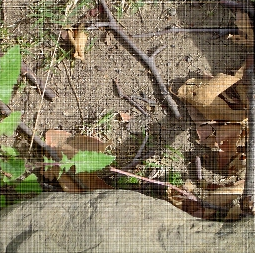
%> input picture 201501090/q3/twigs.png, 256 x 253 px
$ octave --eval "result = DenoiseImage('twigs.png');"   (GNU Octave 9; MATLAB toolbox functions it lacks are replaced by stand-ins)
%> lines starting %> are read from the running program, lines starting %| are printed output that depends on the picture
function image=DenoiseImage(file)
%> called with file = 'twigs.png'
im=imread('twigs.png');
%> im is the input picture: size 253x256x3 uint8; mean R, G, B 132.6, 121.1, 97.2
a=fftshift(fft2(im));
imshow(a);
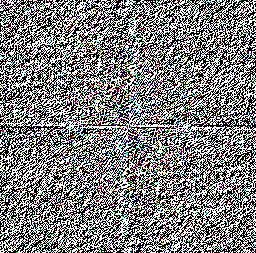
%> displayed picture: size 253x256x3, on the screen's scale of 0 to 255; mean R, G, B 127.5, 127.2, 127.3
   twigs=im2double(a);

    image=mat2gray(log(abs(twigs)+1));
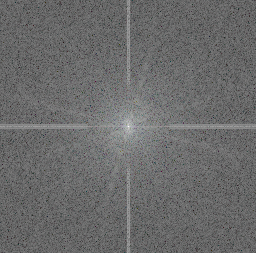
%> image: size 253x256x3 double; mean R, G, B 0.42, 0.421, 0.421
    imshow(image);

filterize=ones(253,256,3);
filterize(125:129,1:87,1:3)=zeros(5,87,3);
filterize(1:86,128:131,1:3)=zeros(86,4,3);
filterize(125:129,170:256,1:3)=zeros(5,87,3);
filterize(170:253,128:131,1:3)=zeros(84,4,3);
a=a.*filterize;
a=ifftshift(a);
%> (the run ends here)
